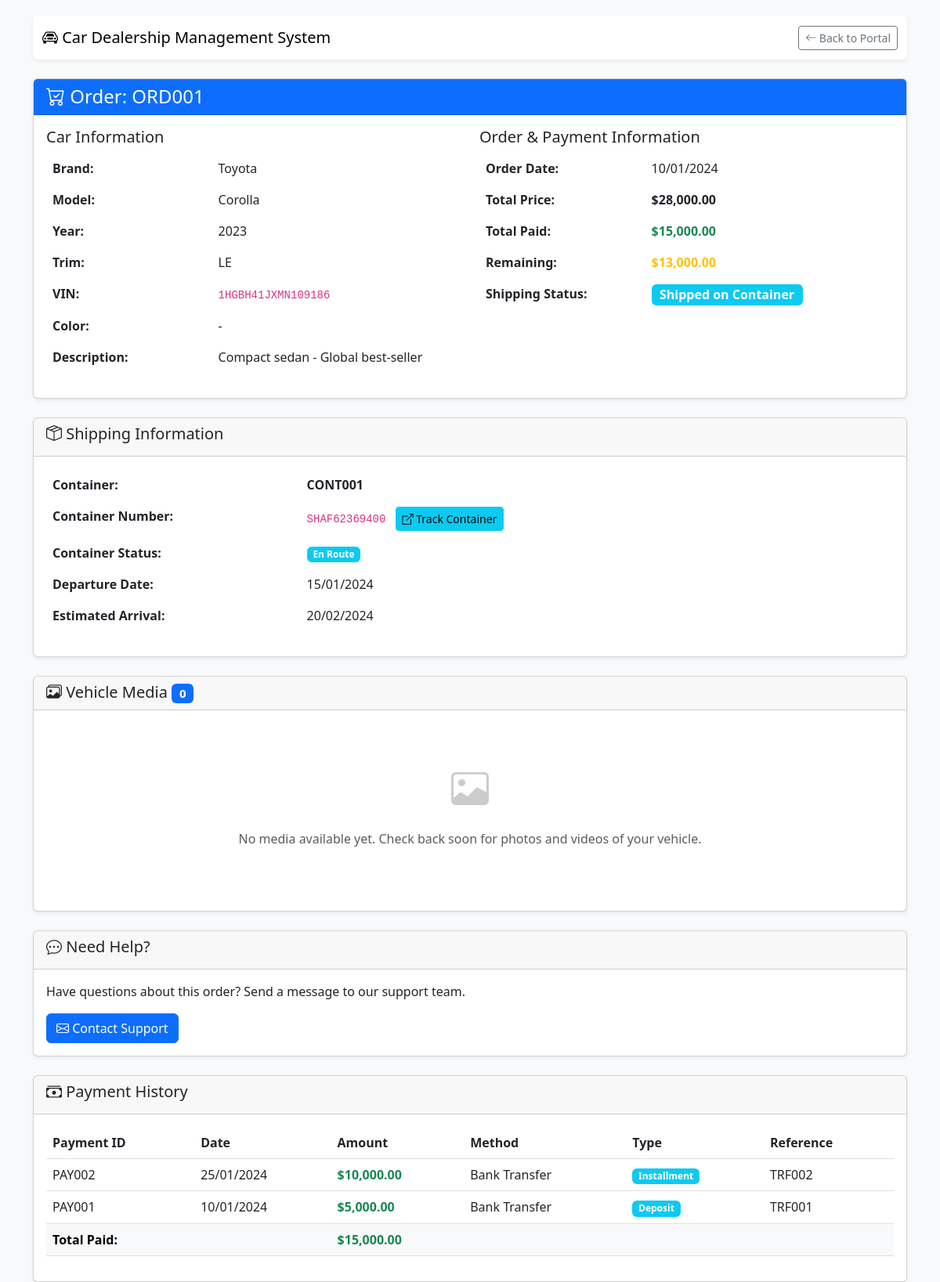
/order_view.php?order_id=1 (signed in), run on the app's committed database.
### tables this page shows
CREATE TABLE `orders` (
  `id` INT(11) NOT NULL AUTO_INCREMENT,
  `order_id` VARCHAR(20) NOT NULL UNIQUE,
  `client_id` INT(11) NOT NULL,
  `car_id` INT(11) NOT NULL,
  `vin` VARCHAR(17) NULL,
  `container_id` INT(11) NULL,
  `order_date` DATE NOT NULL,
  `total_sale_price` DECIMAL(12,2) NOT NULL,
  `shipping_status` ENUM('Awaiting Container', 'Shipped on Container', 'Arrived in Algeria', 'Customs Cleared', 'Ready for Pickup', 'Delivered') DEFAULT 'Awaiting Container',
  `notes` TEXT,
  `created_at` TIMESTAMP DEFAULT CURRENT_TIMESTAMP,
  `updated_at` TIMESTAMP DEFAULT CURRENT_TIMESTAMP ON UPDATE CURRENT_TIMESTAMP,
  PRIMARY KEY (`id`),
  FOREIGN KEY (`client_id`) REFERENCES `clients`(`id`) ON DELETE RESTRICT,
  FOREIGN KEY (`car_id`) REFERENCES `cars`(`id`) ON DELETE RESTRICT,
  FOREIGN KEY (`container_id`) REFERENCES `containers`(`id`) ON DELETE SET NULL,
  INDEX `idx_order_id` (`order_id`),
  INDEX `idx_client_id` (`client_id`),
  INDEX `idx_car_id` (`car_id`),
  INDEX `idx_vin` (`vin`),
  INDEX `idx_shipping_status` (`shipping_status`)
);

CREATE TABLE `cars` (
  `id` INT(11) NOT NULL AUTO_INCREMENT,
  `brand` VARCHAR(50) NOT NULL,
  `model` VARCHAR(100) NOT NULL,
  `year` INT(4) NOT NULL,
  `trim` VARCHAR(100),
  `purchase_price_usd` DECIMAL(12,2) NOT NULL,
  `sale_price_usd` DECIMAL(12,2) NOT NULL,
  `status` ENUM('Available', 'In Production', 'In Transit', 'Customs Cleared', 'Delivered', 'Sold', 'Reserved') DEFAULT 'Available',
  `color` VARCHAR(50),
  `description` TEXT,
  `created_at` TIMESTAMP DEFAULT CURRENT_TIMESTAMP,
  `updated_at` TIMESTAMP DEFAULT CURRENT_TIMESTAMP ON UPDATE CURRENT_TIMESTAMP,
  PRIMARY KEY (`id`),
  UNIQUE KEY `unique_model` (`brand`, `model`, `year`, `trim`),
  INDEX `idx_brand` (`brand`),
  INDEX `idx_status` (`status`)
);

CREATE TABLE `containers` (
  `id` INT(11) NOT NULL AUTO_INCREMENT,
  `container_id` VARCHAR(50) NOT NULL UNIQUE,
  `container_number` VARCHAR(50) NULL,
  `max_capacity` INT(2) DEFAULT 4,
  `departure_port` VARCHAR(100) NOT NULL,
  `arrival_port` VARCHAR(100) NOT NULL DEFAULT 'Algeria',
  `departure_date` DATE,
  `estimated_arrival_date` DATE,
  `actual_arrival_date` DATE NULL,
  `container_shipping_cost` DECIMAL(12,2) NOT NULL,
  `status` ENUM('Scheduled', 'En Route', 'Arrived', 'Unloaded', 'Completed') DEFAULT 'Scheduled',
  `created_at` TIMESTAMP DEFAULT CURRENT_TIMESTAMP,
  `updated_at` TIMESTAMP DEFAULT CURRENT_TIMESTAMP ON UPDATE CURRENT_TIMESTAMP,
  PRIMARY KEY (`id`),
  INDEX `idx_container_id` (`container_id`),
  INDEX `idx_status` (`status`)
);

CREATE TABLE `payments` (
  `id` INT(11) NOT NULL AUTO_INCREMENT,
  `payment_id` VARCHAR(20) NOT NULL UNIQUE,
  `order_id` INT(11) NOT NULL,
  `payment_date` DATE NOT NULL,
  `amount_paid` DECIMAL(12,2) NOT NULL,
  `payment_method` ENUM('Bank Transfer', 'Cash', 'Check', 'Credit Card', 'Other') DEFAULT 'Bank Transfer',
  `payment_type` ENUM('Deposit', 'Installment', 'Full Payment') NOT NULL,
  `reference_number` VARCHAR(100),
  `notes` TEXT,
  `created_at` TIMESTAMP DEFAULT CURRENT_TIMESTAMP,
  PRIMARY KEY (`id`),
  FOREIGN KEY (`order_id`) REFERENCES `orders`(`id`) ON DELETE CASCADE,
  INDEX `idx_payment_id` (`payment_id`),
  INDEX `idx_order_id` (`order_id`),
  INDEX `idx_payment_date` (`payment_date`)
);

### functions.php (called while the page is built, shortened)
<?php
require_once 'config.php';
function formatCurrency($amount) {
    return '$' . number_format($amount, 2, '.', ',');
}
function formatDate($date) {
    return date('d/m/Y', strtotime($date));
}
function calculateRemainingBalance($orderId) {
    global $pdo;
    $stmt = $pdo->prepare("SELECT total_sale_price FROM orders WHERE id = ?");
    $stmt->execute([$orderId]);
    $order = $stmt->fetch();
    $totalPrice = $order['total_sale_price'];
    $stmt = $pdo->prepare("SELECT COALESCE(SUM(amount_paid), 0) as total_paid FROM payments WHERE order_id = ?");
    $stmt->execute([$orderId]);
    $result = $stmt->fetch();
    $totalPaid = $result['total_paid'] ?? 0;
    return max(0, $totalPrice - $totalPaid);
}
function getContainerTrackingLink($containerNumber) {
    return 'https://www.searates.com/container/tracking/?number=' . urlencode($containerNumber);
}

### functions_media.php (called while the page is built, shortened)
<?php
require_once 'config.php';
function getOrderMedia($order_id, $media_type = null) {
    global $pdo;
    $query = "
        SELECT om.*, u.full_name as uploaded_by_name
        FROM order_media om
        LEFT JOIN admin_users u ON om.uploaded_by = u.id
        WHERE om.order_id = ?
    ";
    $params = [$order_id];
    $query .= " ORDER BY om.created_at DESC";
    $stmt = $pdo->prepare($query);
    $stmt->execute($params);
    return $stmt->fetchAll();
}
?>

### order_view.php (the view, shortened to what this page needs)
<?php
require_once 'config.php';
require_once 'functions.php';
require_once 'functions_media.php';
$id = (int)($_GET['id'] ?? $_GET['order_id'] ?? 0);
$client_id = $_SESSION['user_id'];
$stmt = $pdo->prepare("
    SELECT o.*, car.brand, car.model, car.year, car.trim, car.color, car.description,
           cont.container_id as container_code, cont.container_number, cont.status as container_status,
           cont.departure_date, cont.estimated_arrival_date, cont.actual_arrival_date
    FROM orders o
    JOIN cars car ON o.car_id = car.id
    LEFT JOIN containers cont ON o.container_id = cont.id
    WHERE o.id = ? AND o.client_id = ?
");
$stmt->execute([$id, $client_id]);
$order = $stmt->fetch();
$tracking_link = $order['container_number'] ? getContainerTrackingLink($order['container_number']) : null;
$stmt = $pdo->prepare("
    SELECT * FROM payments WHERE order_id = ? ORDER BY payment_date DESC
");
$stmt->execute([$id]);
$payments = $stmt->fetchAll();
$total_paid = array_sum(array_column($payments, 'amount_paid'));
$remaining = calculateRemainingBalance($id);
$media = getOrderMedia($id);
?>
<!DOCTYPE html>
<html lang="en">
<head>
    <link href="https://cdn.jsdelivr.net/npm/bootstrap@5.3.0/dist/css/bootstrap.min.css" rel="stylesheet">
    <link rel="stylesheet" href="https://cdn.jsdelivr.net/npm/bootstrap-icons@1.11.0/font/bootstrap-icons.css">
</head>
<body>
    <div class="container">
        <nav class="navbar navbar-light bg-white mb-4 rounded shadow-sm">
            <div class="container-fluid">
                <a class="navbar-brand" href="client_portal.php">
                    <i class="bi bi-car-front"></i> <?php echo APP_NAME; ?>
                </a>
                <a href="client_portal.php" class="btn btn-outline-secondary btn-sm">
                    <i class="bi bi-arrow-left"></i> Back to Portal
                </a>
            </div>
        </nav>
        <div class="card shadow-sm mb-4">
            <div class="card-header bg-primary text-white">
                <h4 class="mb-0"><i class="bi bi-cart-check"></i> Order: <?php echo htmlspecialchars($order['order_id']); ?></h4>
            </div>
            <div class="card-body">
                <div class="row">
                    <div class="col-md-6">
                        <h5>Car Information</h5>
                        <table class="table table-borderless">
                            <tr>
                                <th width="40%">Brand:</th>
                                <td><?php echo htmlspecialchars($order['brand']); ?></td>
                            </tr>
                                    <tr>
                                        <th>Model:</th>
                                        <td><?php echo htmlspecialchars($order['model']); ?></td>
                                    </tr>
                                    <tr>
                                        <th>Year:</th>
                                        <td><?php echo $order['year']; ?></td>
                                    </tr>
                                    <?php if ($order['trim']): ?>
                                    <tr>
                                        <th>Trim:</th>
                                        <td><?php echo htmlspecialchars($order['trim']); ?></td>
                                    </tr>
                                    <?php endif; ?>
                                    <tr>
                                        <th>VIN:</th>
                                        <td><code><?php echo htmlspecialchars($order['vin'] ?? 'Not assigned'); ?></code></td>
                                    </tr>
                            <tr>
                                <th>Color:</th>
                                <td><?php echo htmlspecialchars($order['color'] ?? '-'); ?></td>
                            </tr>
                            <?php if ($order['description']): ?>
                            <tr>
                                <th>Description:</th>
                                <td><?php echo nl2br(htmlspecialchars($order['description'])); ?></td>
                            </tr>
                            <?php endif; ?>
                        </table>
                    </div>
                    <div class="col-md-6">
                        <h5>Order & Payment Information</h5>
                        <table class="table table-borderless">
                            <tr>
                                <th width="40%">Order Date:</th>
                                <td><?php echo formatDate($order['order_date']); ?></td>
                            </tr>
                            <tr>
                                <th>Total Price:</th>
                                <td><strong><?php echo formatCurrency($order['total_sale_price']); ?></strong></td>
                            </tr>
                            <tr>
                                <th>Total Paid:</th>
                                <td class="text-success"><strong><?php echo formatCurrency($total_paid); ?></strong></td>
                            </tr>
                            <tr>
                                <th>Remaining:</th>
                                <td>
                                    <span class="<?php echo $remaining > 0 ? 'text-warning fw-bold' : 'text-success'; ?>">
                                        <strong><?php echo formatCurrency($remaining); ?></strong>
                                    </span>
                                </td>
                            </tr>
                            <tr>
                                <th>Shipping Status:</th>
                                <td>
                                    <span class="badge bg-info fs-6"><?php echo $order['shipping_status']; ?></span>
                                </td>
                            </tr>
                        </table>
                    </div>
                </div>
            </div>
        </div>
        <?php if ($order['container_code']): ?>
        <div class="card shadow-sm mb-4">
            <div class="card-header">
                <h5><i class="bi bi-box-seam"></i> Shipping Information</h5>
            </div>
            <div class="card-body">
                <table class="table table-borderless">
                    <tr>
                        <th width="30%">Container:</th>
                        <td><strong><?php echo htmlspecialchars($order['container_code']); ?></strong></td>
                    </tr>
                    <?php if ($order['container_number']): ?>
                    <tr>
                        <th>Container Number:</th>
                        <td>
                            <code><?php echo htmlspecialchars($order['container_number']); ?></code>
                            <?php if ($tracking_link): ?>
                                <a href="<?php echo htmlspecialchars($tracking_link); ?>" target="_blank" class="btn btn-sm btn-info ms-2">
                                    <i class="bi bi-box-arrow-up-right"></i> Track Container
                                </a>
                            <?php endif; ?>
                        </td>
                    </tr>
                    <?php endif; ?>
                    <tr>
                        <th>Container Status:</th>
                        <td><span class="badge bg-info"><?php echo $order['container_status']; ?></span></td>
                    </tr>
                    <?php if ($order['departure_date']): ?>
                    <tr>
                        <th>Departure Date:</th>
                        <td><?php echo formatDate($order['departure_date']); ?></td>
                    </tr>
                    <?php endif; ?>
                    <?php if ($order['estimated_arrival_date']): ?>
                    <tr>
                        <th>Estimated Arrival:</th>
                        <td><?php echo formatDate($order['estimated_arrival_date']); ?></td>
                    </tr>
                    <?php endif; ?>
                </table>
            </div>
        </div>
        <?php endif; ?>
        <div class="card shadow-sm mb-4">
            <div class="card-header">
                <h5 class="mb-0"><i class="bi bi-images"></i> Vehicle Media
                    <span class="badge bg-primary"><?php echo count($media); ?></span>
                </h5>
            </div>
            <div class="card-body">
                <?php if (empty($media)): ?>
                    <div class="text-center py-5">
                        <i class="bi bi-image" style="font-size: 3rem; color: #ccc;"></i>
                        <p class="text-muted mt-3">No media available yet. Check back soon for photos and videos of your vehicle.</p>
                    </div>
                <?php endif; ?>
            </div>
        </div>
        <div class="card shadow-sm mb-4">
            <div class="card-header">
                <h5><i class="bi bi-chat-dots"></i> Need Help?</h5>
            </div>
            <div class="card-body">
                <p>Have questions about this order? Send a message to our support team.</p>
                <a href="messages.php?order_id=<?php echo $id; ?>" class="btn btn-primary">
                    <i class="bi bi-envelope"></i> Contact Support
                </a>
            </div>
        </div>
        <div class="card shadow-sm">
            <div class="card-header">
                <h5><i class="bi bi-cash-stack"></i> Payment History</h5>
            </div>
            <div class="card-body">
                <?php if (empty($payments)): ?>
                    <p class="text-muted">No payments recorded yet</p>
                <?php else: ?>
                    <div class="table-responsive">
                        <table class="table table-hover">
                            <thead>
                                <tr>
                                    <th>Payment ID</th>
                                    <th>Date</th>
                                    <th>Amount</th>
                                    <th>Method</th>
                                    <th>Type</th>
                                    <th>Reference</th>
                                </tr>
                            </thead>
                            <tbody>
                                <?php foreach ($payments as $payment): ?>
                                <tr>
                                    <td><?php echo htmlspecialchars($payment['payment_id']); ?></td>
                                    <td><?php echo formatDate($payment['payment_date']); ?></td>
                                    <td class="text-success"><strong><?php echo formatCurrency($payment['amount_paid']); ?></strong></td>
                                    <td><?php echo $payment['payment_method']; ?></td>
                                    <td><span class="badge bg-info"><?php echo $payment['payment_type']; ?></span></td>
                                    <td><?php echo htmlspecialchars($payment['reference_number'] ?? '-'); ?></td>
                                </tr>
                                <?php endforeach; ?>
                            </tbody>
                            <tfoot>
                                <tr class="table-light">
                                    <th colspan="2">Total Paid:</th>
                                    <th class="text-success"><?php echo formatCurrency($total_paid); ?></th>
                                    <th colspan="3"></th>
                                </tr>
                            </tfoot>
                        </table>
                    </div>
                <?php endif; ?>
            </div>
        </div>
    </div>
</body>
</html>

### order_view.php (style rules this page uses)
body { background-color: #f8f9fa; padding-top: 20px; }

### data on the page
orders: order "ORD001", car.brand "Toyota", car.model "Corolla", car.year "2023", car.trim "LE", vin "1HGBH41JXMN109186", car.color "-", car.description "Compact sedan - Global best-seller", order_date "10/01/2024", total_sale_price "$28,000.00", shipping_status "Shipped on Container", container.container_id "CONT001", container.container_number "SHAF62369400", container.status "En Route", container.departure_date "15/01/2024", container.estimated_arrival_date "20/02/2024"
payments: payment "PAY002", payment_date "25/01/2024", amount_paid "$10,000.00", payment_method "Bank Transfer", payment_type "Installment", reference_number "TRF002"
payments: payment "PAY001", payment_date "10/01/2024", amount_paid "$5,000.00", payment_method "Bank Transfer", payment_type "Deposit", reference_number "TRF001"

### other printed values
APP_NAME "Car Dealership Management System"
formatCurrency($total_paid) "$15,000.00"
formatCurrency($remaining) "$13,000.00"
count($media) "0"
